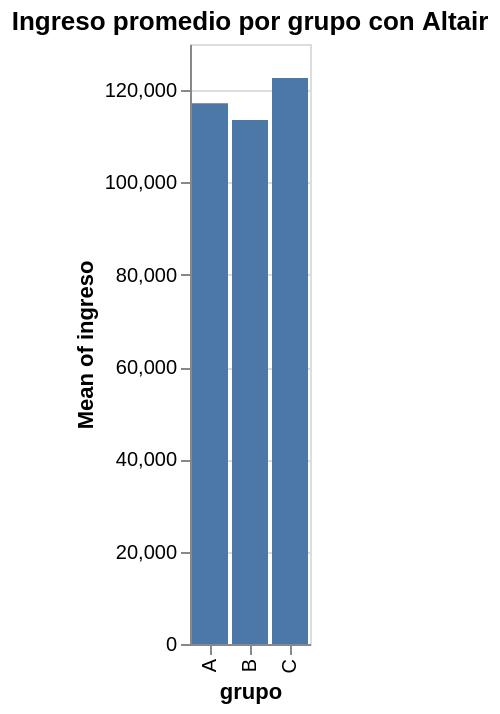

The notebook cell this image was saved under:
### Code cell
base_df = cargar_encuesta()
chart = alt.Chart(base_df).mark_bar().encode(
    x="grupo:N",
    y="mean(ingreso):Q"
).properties(
    title="Ingreso promedio por grupo con Altair"
)

display(chart)

### Figure 1 — Vega-Lite specification as saved in the notebook (floating-point values rounded to 4 significant figures)
{"config": {"view": {"continuousWidth": 300, "continuousHeight": 300}}, "data": {"name": "data-0d4620fc862462d6ebb33d538b455cc5"}, "mark": {"type": "bar"}, "encoding": {"x": {"field": "grupo", "type": "nominal"}, "y": {"aggregate": "mean", "field": "ingreso", "type": "quantitative"}}, "title": "Ingreso promedio por grupo con Altair", "$schema": "https://vega.github.io/schema/vega-lite/v6.1.0.json", "datasets": {"data-0d4620fc862462d6ebb33d538b455cc5": [{"id": 1, "grupo": "C", "edad": 43, "ingreso": 99060.0, "gasto": 74160.0, "cumplio": 1, "region": "Sur"}, {"id": 2, "grupo": "A", "edad": 56, "ingreso": 136900.0, "gasto": 89440.0, "cumplio": 0, "region": "Sur"}, {"id": 3, "grupo": "C", "edad": 54, "ingreso": 166800.0, "gasto": 137400.0, "cumplio": 0, "region": "Norte"}, {"id": 4, "grupo": "C", "edad": 59, "ingreso": 129900.0, "gasto": 81510.0, "cumplio": 1, "region": "Norte"}, {"id": 5, "grupo": "A", "edad": 41, "ingreso": 104400.0, "gasto": 97510.0, "cumplio": 0, "region": "Centro"}, {"id": 6, "grupo": "A", "edad": 46, "ingreso": 106900.0, "gasto": 107800.0, "cumplio": 1, "region": "Norte"}, {"id": 7, "grupo": "C", "edad": 54, "ingreso": 120300.0, "gasto": 86190.0, "cumplio": 0, "region": "Norte"}, {"id": 8, "grupo": "B", "edad": 20, "ingreso": 129400.0, "gasto": 96670.0, "cumplio": 0, "region": "Sur"}, {"id": 9, "grupo": "C", "edad": 54, "ingreso": 121600.0, "gasto": 90940.0, "cumplio": 1, "region": "Norte"}, {"id": 10, "grupo": "C", "edad": 56, "ingreso": 132500.0, "gasto": 98590.0, "cumplio": 1, "region": "Sur"}, {"id": 11, "grupo": "C", "edad": 33, "ingreso": 116300.0, "gasto": 61380.0, "cumplio": 0, "region": "Sur"}, {"id": 12, "grupo": "C", "edad": 22, "ingreso": 124500.0, "gasto": 83680.0, "cumplio": 0, "region": "Sur"}, {"id": 13, "grupo": "A", "edad": 20, "ingreso": 144100.0, "gasto": 88660.0, "cumplio": 0, "region": "Centro"}, {"id": 14, "grupo": "C", "edad": 24, "ingreso": 93380.0, "gasto": 88410.0, "cumplio": 1, "region": "Centro"}, {"id": 15, "grupo": "B", "edad": 45, "ingreso": 122700.0, "gasto": 100500.0, "cumplio": 1, "region": "Centro"}, {"id": 16, "grupo": "A", "edad": 33, "ingreso": 122600.0, "gasto": 88040.0, "cumplio": 1, "region": "Sur"}, {"id": 17, "grupo": "B", "edad": 58, "ingreso": 143000.0, "gasto": 59390.0, "cumplio": 1, "region": "Centro"}, {"id": 18, "grupo": "B", "edad": 46, "ingreso": 114300.0, "gasto": 90640.0, "cumplio": 0, "region": "Centro"}, {"id": 19, "grupo": "B", "edad": 28, "ingreso": 136300.0, "gasto": 64100.0, "cumplio": 1, "region": "Norte"}, {"id": 20, "grupo": "B", "edad": 34, "ingreso": 147600.0, "gasto": 67410.0, "cumplio": 1, "region": "Centro"}, {"id": 21, "grupo": "A", "edad": 34, "ingreso": 73750.0, "gasto": 72470.0, "cumplio": 0, "region": "Centro"}, {"id": 22, "grupo": "A", "edad": 45, "ingreso": 149200.0, "gasto": 77990.0, "cumplio": 1, "region": "Sur"}, {"id": 23, "grupo": "B", "edad": 32, "ingreso": 95370.0, "gasto": 52210.0, "cumplio": 1, "region": "Sur"}, {"id": 24, "grupo": "B", "edad": 51, "ingreso": 92650.0, "gasto": 100100.0, "cumplio": 1, "region": "Sur"}, {"id": 25, "grupo": "A", "edad": 58, "ingreso": 48010.0, "gasto": 59200.0, "cumplio": 1, "region": "Sur"}, {"id": 26, "grupo": "A", "edad": 51, "ingreso": 99920.0, "gasto": 108300.0, "cumplio": 1, "region": "Sur"}, {"id": 27, "grupo": "A", "edad": 23, "ingreso": 119900.0, "gasto": 59750.0, "cumplio": 1, "region": "Sur"}, {"id": 28, "grupo": "C", "edad": 49, "ingreso": 110400.0, "gasto": 103100.0, "cumplio": 1, "region": "Centro"}, {"id": 29, "grupo": "C", "edad": 56, "ingreso": 108400.0, "gasto": 79490.0, "cumplio": 1, "region": "Sur"}, {"id": 30, "grupo": "C", "edad": 42, "ingreso": 92190.0, "gasto": 49100.0, "cumplio": 1, "region": "Sur"}, {"id": 31, "grupo": "B", "edad": 58, "ingreso": 141700.0, "gasto": 61230.0, "cumplio": 0, "region": "Norte"}, {"id": 32, "grupo": "C", "edad": 34, "ingreso": 144000.0, "gasto": 103900.0, "cumplio": 0, "region": "Centro"}, {"id": 33, "grupo": "B", "edad": 48, "ingreso": 130500.0, "gasto": 88080.0, "cumplio": 0, "region": "Centro"}, {"id": 34, "grupo": "B", "edad": 55, "ingreso": 72840.0, "gasto": 78580.0, "cumplio": 0, "region": "Centro"}, {"id": 35, "grupo": "C", "edad": 32, "ingreso": 176800.0, "gasto": 40100.0, "cumplio": 0, "region": "Sur"}, {"id": 36, "grupo": "B", "edad": 51, "ingreso": 123700.0, "gasto": 105000.0, "cumplio": 1, "region": "Sur"}, {"id": 37, "grupo": "C", "edad": 26, "ingreso": 133500.0, "gasto": 113700.0, "cumplio": 1, "region": "Sur"}, {"id": 38, "grupo": "C", "edad": 41, "ingreso": 82540.0, "gasto": 110400.0, "cumplio": 1, "region": "Norte"}, {"id": 39, "grupo": "A", "edad": 47, "ingreso": 119700.0, "gasto": 68930.0, "cumplio": 1, "region": "Sur"}, {"id": 40, "grupo": "C", "edad": 21, "ingreso": 130300.0, "gasto": 86890.0, "cumplio": 1, "region": "Norte"}, {"id": 41, "grupo": "A", "edad": 25, "ingreso": 116500.0, "gasto": 88860.0, "cumplio": 1, "region": "Centro"}, {"id": 42, "grupo": "C", "edad": 47, "ingreso": 141800.0, "gasto": 52510.0, "cumplio": 1, "region": "Sur"}, {"id": 43, "grupo": "C", "edad": 47, "ingreso": 152500.0, "gasto": 83250.0, "cumplio": 1, "region": "Norte"}, {"id": 44, "grupo": "A", "edad": 39, "ingreso": 86410.0, "gasto": 99280.0, "cumplio": 0, "region": "Norte"}, {"id": 45, "grupo": "A", "edad": 49, "ingreso": 141300.0, "gasto": 93760.0, "cumplio": 0, "region": "Sur"}, {"id": 46, "grupo": "C", "edad": 30, "ingreso": 129900.0, "gasto": 60000.0, "cumplio": 0, "region": "Centro"}, {"id": 47, "grupo": "B", "edad": 47, "ingreso": 119900.0, "gasto": 64470.0, "cumplio": 0, "region": "Centro"}, {"id": 48, "grupo": "A", "edad": 44, "ingreso": 80730.0, "gasto": 94230.0, "cumplio": 0, "region": "Centro"}, {"id": 49, "grupo": "B", "edad": 58, "ingreso": 157000.0, "gasto": 91390.0, "cumplio": 1, "region": "Norte"}, {"id": 50, "grupo": "B", "edad": 52, "ingreso": 129900.0, "gasto": 39430.0, "cumplio": 1, "region": "Norte"}, {"id": 51, "grupo": "B", "edad": 20, "ingreso": 75420.0, "gasto": 35780.0, "cumplio": 0, "region": "Norte"}, {"id": 52, "grupo": "A", "edad": 46, "ingreso": 113900.0, "gasto": 78620.0, "cumplio": 0, "region": "Norte"}, {"id": 53, "grupo": "B", "edad": 32, "ingreso": 128200.0, "gasto": 69390.0, "cumplio": 0, "region": "Centro"}, {"id": 54, "grupo": "A", "edad": 22, "ingreso": 132700.0, "gasto": 74630.0, "cumplio": 1, "region": "Sur"}, {"id": 55, "grupo": "B", "edad": 58, "ingreso": 116800.0, "gasto": 72600.0, "cumplio": 1, "region": "Norte"}, {"id": 56, "grupo": "C", "edad": 25, "ingreso": 128500.0, "gasto": 97710.0, "cumplio": 1, "region": "Norte"}, {"id": 57, "grupo": "C", "edad": 27, "ingreso": 173000.0, "gasto": 81860.0, "cumplio": 0, "region": "Centro"}, {"id": 58, "grupo": "A", "edad": 46, "ingreso": 158700.0, "gasto": 84820.0, "cumplio": 1, "region": "Sur"}, {"id": 59, "grupo": "C", "edad": 28, "ingreso": 96260.0, "gasto": 55840.0, "cumplio": 1, "region": "Sur"}, {"id": 60, "grupo": "C", "edad": 56, "ingreso": 105100.0, "gasto": 19450.0, "cumplio": 0, "region": "Centro"}, {"id": 61, "grupo": "B", "edad": 52, "ingreso": 117200.0, "gasto": 100200.0, "cumplio": 1, "region": "Centro"}, {"id": 62, "grupo": "A", "edad": 43, "ingreso": 76270.0, "gasto": 118600.0, "cumplio": 1, "region": "Sur"}, {"id": 63, "grupo": "B", "edad": 34, "ingreso": 86460.0, "gasto": 73830.0, "cumplio": 1, "region": "Norte"}, {"id": 64, "grupo": "B", "edad": 51, "ingreso": 79460.0, "gasto": 84490.0, "cumplio": 1, "region": "Sur"}, {"id": 65, "grupo": "B", "edad": 51, "ingreso": 91310.0, "gasto": 85840.0, "cumplio": 1, "region": "Centro"}, {"id": 66, "grupo": "B", "edad": 43, "ingreso": 154700.0, "gasto": 110200.0, "cumplio": 1, "region": "Norte"}, {"id": 67, "grupo": "B", "edad": 31, "ingreso": 98620.0, "gasto": 96000.0, "cumplio": 1, "region": "Norte"}, {"id": 68, "grupo": "B", "edad": 58, "ingreso": 94320.0, "gasto": 88930.0, "cumplio": 1, "region": "Centro"}, {"id": 69, "grupo": "B", "edad": 21, "ingreso": 142100.0, "gasto": 81000.0, "cumplio": 1, "region": "Centro"}, {"id": 70, "grupo": "A", "edad": 22, "ingreso": 108800.0, "gasto": 81080.0, "cumplio": 1, "region": "Centro"}, {"id": 71, "grupo": "C", "edad": 56, "ingreso": 130500.0, "gasto": 54090.0, "cumplio": 1, "region": "Sur"}, {"id": 72, "grupo": "B", "edad": 36, "ingreso": 101800.0, "gasto": 73100.0, "cumplio": 1, "region": "Sur"}, {"id": 73, "grupo": "B", "edad": 21, "ingreso": 74950.0, "gasto": 95950.0, "cumplio": 1, "region": "Norte"}, {"id": 74, "grupo": "B", "edad": 21, "ingreso": 131700.0, "gasto": 75790.0, "cumplio": 0, "region": "Centro"}, {"id": 75, "grupo": "B", "edad": 47, "ingreso": 81210.0, "gasto": 80800.0, "cumplio": 1, "region": "Norte"}, {"id": 76, "grupo": "B", "edad": 42, "ingreso": 107200.0, "gasto": 58830.0, "cumplio": 1, "region": "Norte"}, {"id": 77, "grupo": "B", "edad": 56, "ingreso": 101700.0, "gasto": 88020.0, "cumplio": 1, "region": "Norte"}, {"id": 78, "grupo": "C", "edad": 51, "ingreso": 124900.0, "gasto": 53690.0, "cumplio": 1, "region": "Norte"}, {"id": 79, "grupo": "C", "edad": 52, "ingreso": 106100.0, "gasto": 85220.0, "cumplio": 0, "region": "Centro"}, {"id": 80, "grupo": "B", "edad": 20, "ingreso": 116800.0, "gasto": 76630.0, "cumplio": 1, "region": "Norte"}, {"id": 81, "grupo": "C", "edad": 38, "ingreso": 80990.0, "gasto": 48620.0, "cumplio": 1, "region": "Centro"}, {"id": 82, "grupo": "A", "edad": 21, "ingreso": 170000.0, "gasto": 99250.0, "cumplio": 1, "region": "Centro"}, {"id": 83, "grupo": "B", "edad": 45, "ingreso": 90000.0, "gasto": 77050.0, "cumplio": 1, "region": "Sur"}, {"id": 84, "grupo": "A", "edad": 51, "ingreso": 150000.0, "gasto": 113500.0, "cumplio": 1, "region": "Centro"}, {"id": 85, "grupo": "A", "edad": 25, "ingreso": 123700.0, "gasto": 106600.0, "cumplio": 1, "region": "Sur"}, {"id": 86, "grupo": "B", "edad": 51, "ingreso": 123500.0, "gasto": 64170.0, "cumplio": 0, "region": "Centro"}, {"id": 87, "grupo": "C", "edad": 23, "ingreso": 128900.0, "gasto": 65750.0, "cumplio": 0, "region": "Centro"}, {"id": 88, "grupo": "A", "edad": 30, "ingreso": 72990.0, "gasto": 58900.0, "cumplio": 1, "region": "Centro"}, {"id": 89, "grupo": "B", "edad": 36, "ingreso": 144200.0, "gasto": 51440.0, "cumplio": 0, "region": "Sur"}, {"id": 90, "grupo": "A", "edad": 57, "ingreso": 107200.0, "gasto": 72400.0, "cumplio": 0, "region": "Sur"}, {"id": 91, "grupo": "A", "edad": 43, "ingreso": 150300.0, "gasto": 106000.0, "cumplio": 1, "region": "Norte"}, {"id": 92, "grupo": "A", "edad": 24, "ingreso": 116200.0, "gasto": 45530.0, "cumplio": 0, "region": "Sur"}, {"id": 93, "grupo": "A", "edad": 53, "ingreso": 110600.0, "gasto": 95340.0, "cumplio": 1, "region": "Sur"}, {"id": 94, "grupo": "C", "edad": 25, "ingreso": 87720.0, "gasto": 93830.0, "cumplio": 1, "region": "Sur"}, {"id": 95, "grupo": "A", "edad": 41, "ingreso": 100900.0, "gasto": 89980.0, "cumplio": 1, "region": "Sur"}, {"id": 96, "grupo": "A", "edad": 30, "ingreso": 130600.0, "gasto": 93200.0, "cumplio": 1, "region": "Norte"}, {"id": 97, "grupo": "A", "edad": 35, "ingreso": 87300.0, "gasto": 60120.0, "cumplio": 1, "region": "Sur"}, {"id": 98, "grupo": "C", "edad": 52, "ingreso": 70240.0, "gasto": 93710.0, "cumplio": 0, "region": "Centro"}, {"id": 99, "grupo": "A", "edad": 28, "ingreso": 98560.0, "gasto": 70110.0, "cumplio": 1, "region": "Centro"}, {"id": 100, "grupo": "A", "edad": 25, "ingreso": 141000.0, "gasto": 35730.0, "cumplio": 1, "region": "Sur"}, {"id": 101, "grupo": "C", "edad": 35, "ingreso": 164500.0, "gasto": 81030.0, "cumplio": 1, "region": "Sur"}, {"id": 102, "grupo": "C", "edad": 48, "ingreso": 103100.0, "gasto": 64810.0, "cumplio": 1, "region": "Centro"}, {"id": 103, "grupo": "C", "edad": 22, "ingreso": 81280.0, "gasto": 104500.0, "cumplio": 1, "region": "Centro"}, {"id": 104, "grupo": "A", "edad": 39, "ingreso": 111400.0, "gasto": 74850.0, "cumplio": 1, "region": "Norte"}, {"id": 105, "grupo": "C", "edad": 55, "ingreso": 124600.0, "gasto": 80820.0, "cumplio": 0, "region": "Centro"}, {"id": 106, "grupo": "C", "edad": 38, "ingreso": 134400.0, "gasto": 87010.0, "cumplio": 1, "region": "Centro"}, {"id": 107, "grupo": "A", "edad": 45, "ingreso": 173400.0, "gasto": 75190.0, "cumplio": 0, "region": "Sur"}, {"id": 108, "grupo": "C", "edad": 22, "ingreso": 125700.0, "gasto": 78130.0, "cumplio": 0, "region": "Centro"}, {"id": 109, "grupo": "A", "edad": 38, "ingreso": 161400.0, "gasto": 95180.0, "cumplio": 0, "region": "Norte"}, {"id": 110, "grupo": "B", "edad": 39, "ingreso": 108400.0, "gasto": 60810.0, "cumplio": 1, "region": "Centro"}, {"id": 111, "grupo": "C", "edad": 51, "ingreso": 122200.0, "gasto": 67370.0, "cumplio": 1, "region": "Sur"}, {"id": 112, "grupo": "B", "edad": 26, "ingreso": 105200.0, "gasto": 62590.0, "cumplio": 1, "region": "Sur"}, {"id": 113, "grupo": "A", "edad": 52, "ingreso": 103000.0, "gasto": 105900.0, "cumplio": 1, "region": "Centro"}, {"id": 114, "grupo": "C", "edad": 59, "ingreso": 113400.0, "gasto": 67370.0, "cumplio": 0, "region": "Sur"}, {"id": 115, "grupo": "A", "edad": 58, "ingreso": 113000.0, "gasto": 77420.0, "cumplio": 0, "region": "Norte"}, {"id": 116, "grupo": "B", "edad": 37, "ingreso": 104900.0, "gasto": 69190.0, "cumplio": 0, "region": "Norte"}, {"id": 117, "grupo": "A", "edad": 59, "ingreso": 106300.0, "gasto": 74450.0, "cumplio": 0, "region": "Centro"}, {"id": 118, "grupo": "C", "edad": 20, "ingreso": 147400.0, "gasto": 66730.0, "cumplio": 1, "region": "Centro"}, {"id": 119, "grupo": "C", "edad": 30, "ingreso": 172800.0, "gasto": 88330.0, "cumplio": 1, "region": "Centro"}, {"id": 120, "grupo": "B", "edad": 47, "ingreso": 107500.0, "gasto": 61260.0, "cumplio": 1, "region": "Sur"}]}}
